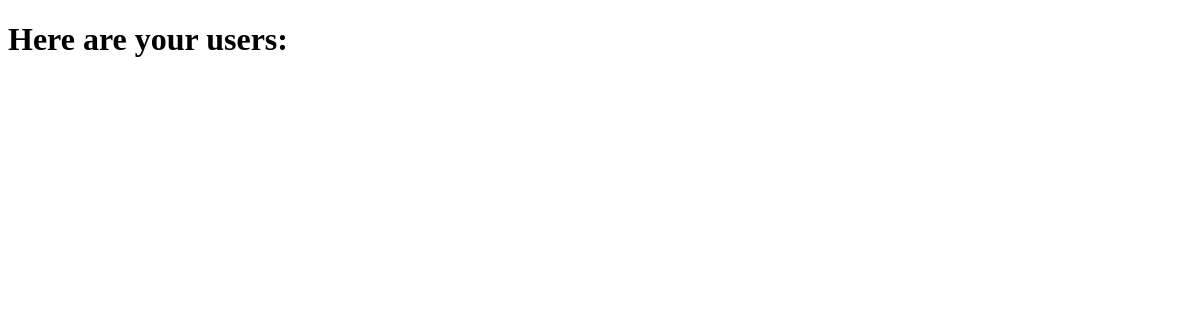
The app's page /users/, older data.
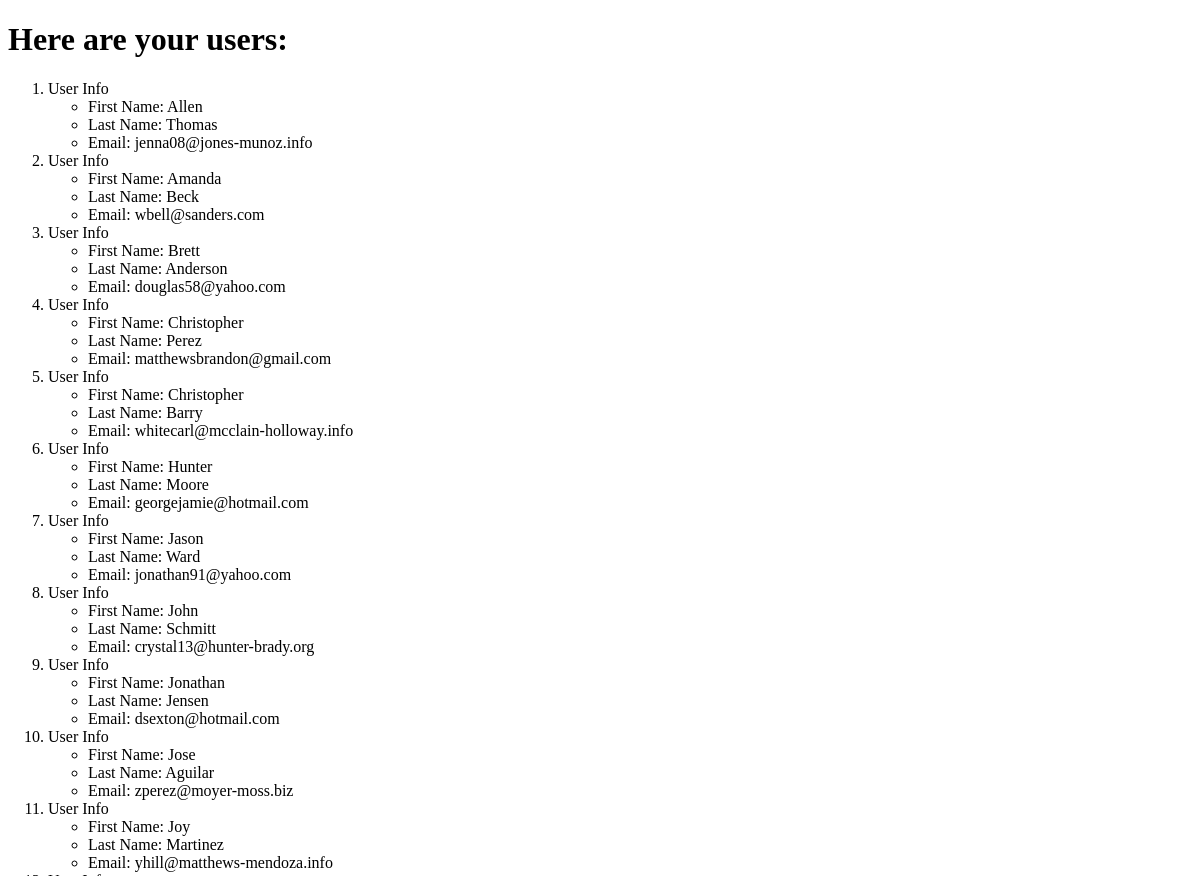
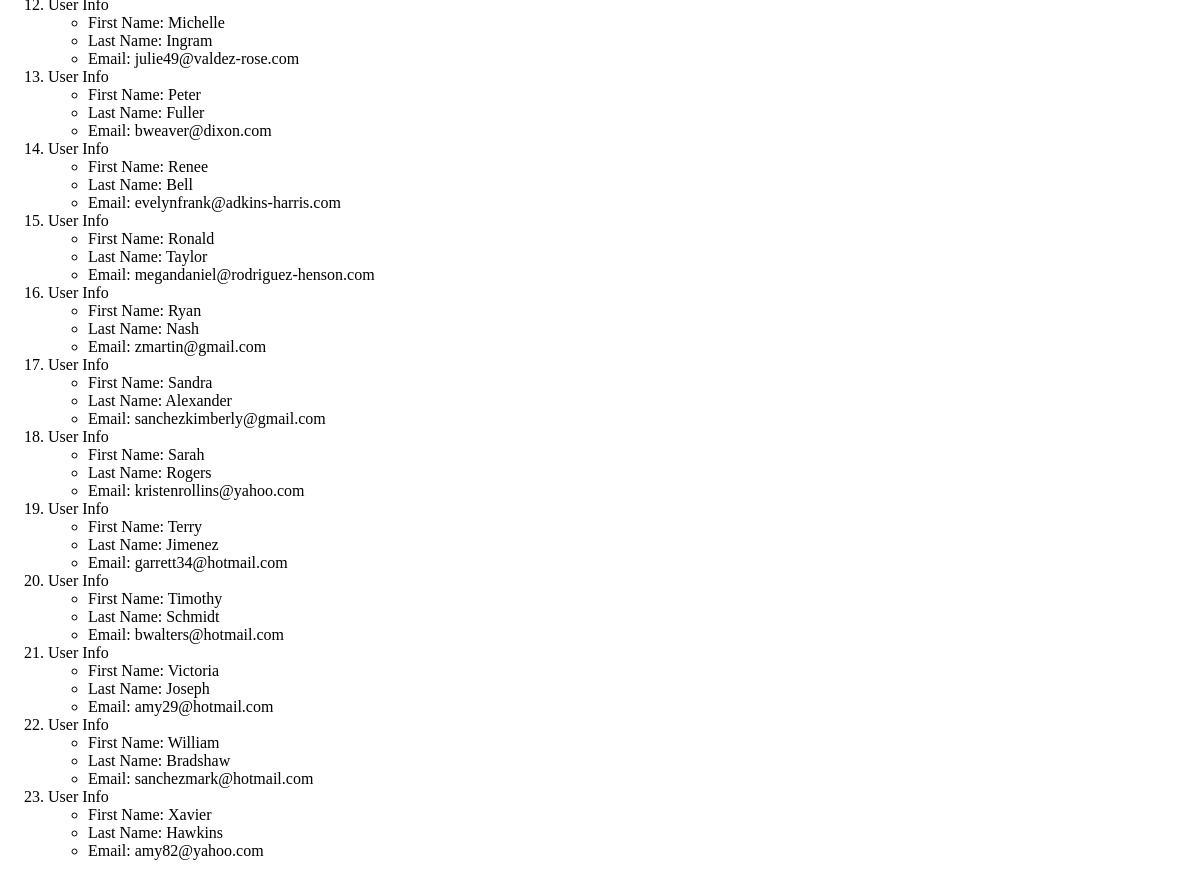
The same page, newer data (2 pictures, top to bottom).
### appTwo/models.py (models this page shows)
class User(models.Model):
    first_name = models.CharField(max_length=128)
    last_name = models.CharField(max_length=128)
    email = models.EmailField(max_length=254,unique=True)

### appTwo/views.py (the view)
# urls.py: url(r'^users/',include('appTwo.urls')),
def users(request):
    user_list = User.objects.order_by('first_name')
    user_dict = {"users": user_list}
    return render(request, 'apptwo/users.html', context=user_dict)

### templates/appTwo/users.html (shortened to what this page needs)
<!DOCTYPE html>
<html>
  <head>
  </head>
  <body>
    <h1>Here are your users:</h1>
    {% if users%}
    <ol>
      {% for person in users %}
      <li>User Info</li>
        <ul>
          <li>First Name: {{person.first_name}}</li>
          <li>Last Name: {{person.last_name}}</li>
          <li>Email: {{person.email}}</li>
        </ul>
        {% endfor %}
    </ol>
    {% endif %}
  </body>
</html>

Row changes from the older to the newer data that the page shows:
added User: first_name "Allen", last_name "Thomas", email "jenna08@jones-munoz.info"
added User: first_name "Amanda", last_name "Beck", email "wbell@sanders.com"
added User: first_name "Brett", last_name "Anderson", email "douglas58@yahoo.com"
added User: first_name "Christopher", last_name "Perez", email "matthewsbrandon@gmail.com"
added User: first_name "Christopher", last_name "Barry", email "whitecarl@mcclain-holloway.info"
added User: first_name "Hunter", last_name "Moore", email "georgejamie@hotmail.com"
added User: first_name "Jason", last_name "Ward", email "jonathan91@yahoo.com"
added User: first_name "John", last_name "Schmitt", email "crystal13@hunter-brady.org"
added User: first_name "Jonathan", last_name "Jensen", email "dsexton@hotmail.com"
added User: first_name "Jose", last_name "Aguilar", email "zperez@moyer-moss.biz"
added User: first_name "Joy", last_name "Martinez", email "yhill@matthews-mendoza.info"
added User: first_name "Michelle", last_name "Ingram", email "julie49@valdez-rose.com"
added User: first_name "Peter", last_name "Fuller", email "bweaver@dixon.com"
added User: first_name "Renee", last_name "Bell", email "evelynfrank@adkins-harris.com"
added User: first_name "Ronald", last_name "Taylor", email "megandaniel@rodriguez-henson.com"
added User: first_name "Ryan", last_name "Nash", email "zmartin@gmail.com"
added User: first_name "Sandra", last_name "Alexander", email "sanchezkimberly@gmail.com"
added User: first_name "Sarah", last_name "Rogers", email "kristenrollins@yahoo.com"
added User: first_name "Terry", last_name "Jimenez", email "garrett34@hotmail.com"
added User: first_name "Timothy", last_name "Schmidt", email "bwalters@hotmail.com"
added User: first_name "Victoria", last_name "Joseph", email "amy29@hotmail.com"
added User: first_name "William", last_name "Bradshaw", email "sanchezmark@hotmail.com"
added User: first_name "Xavier", last_name "Hawkins", email "amy82@yahoo.com"
